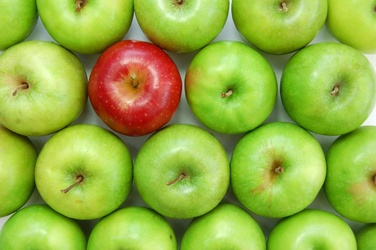
#> input picture Bimestre 5/Procesamiento de Imágenes/Semana 7/Ayudantia3/manzanas.jpeg, 376 x 250 px, shrunk from 1000 x 664 before the run
$ jupyter execute Ayudantia3.ipynb
#> lines starting #> are read from the running program, lines starting #| are printed output that depends on the picture; after the words box and inside, x2 and y2 are one past the last pixel; in counts of white or black regions, pixels touching at a corner belong together
# Ayudantía 3 - Procesamiento morfológico

[cell 1]
import cv2
import numpy as np
import matplotlib.pyplot as plt

# Filtros morfológicos

## Recordatorio: Segmentación por color usando HSV

Reutilizaremos la segmención de manzanas visto en el Tutorial 3.

[cell 2]
apples_rgb = cv2.imread('manzanas.jpeg', cv2.IMREAD_COLOR)[:, :, ::-1]
plt.imshow(apples_rgb)

[cell 3]
apples_hsv = cv2.cvtColor(apples_rgb, cv2.COLOR_RGB2HSV)
#> apples_hsv: shape (250, 376, 3); mean H, S, V 38.7, 169.6, 183.9

bin_mask = (apples_hsv[:, :, 0] < 20) | (apples_hsv[:, :, 0] > 160)
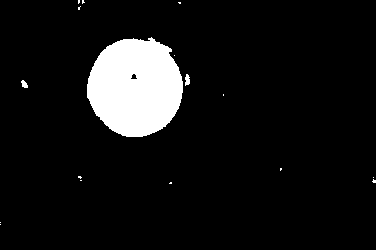
#> bin_mask: shape (250, 376) bool; 8% white; 17 white regions (14 under 20 px), largest, box (x1, y1, x2, y2) and area: (87, 37, 183, 137) 7404, (185, 74, 190, 86) 45, (21, 80, 28, 88) 37
plt.figure(figsize=(10,10))
plt.imshow(bin_mask, cmap='gray')

## Apertura

[cell 4]
kernel_size = (11,11)

# Usar OpenCV para crear un kernel
# cv2.MORPH_RECT -> Rectangulo
# cv2.MORPH_CROSS -> Cruz
kernel = cv2.getStructuringElement(cv2.MORPH_RECT, kernel_size)
kernel

[cell 5]
opening = cv2.morphologyEx(bin_mask*1., cv2.MORPH_OPEN, kernel)
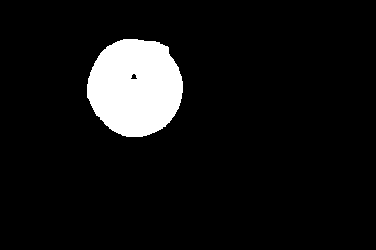
#> opening: shape (250, 376) float64; values 0 (black) and 1 (white), 7.8% white; 1 white region, box (x1, y1, x2, y2) and area: (87, 39, 183, 137) 7373

plt.title(f"Opening: MORPH_RECT")
plt.imshow(opening, cmap='gray')
plt.show()

[cell 6]
kernel_size = (11,11)

# Usar OpenCV para crear un kernel
# cv2.MORPH_RECT -> Rectangulo
# cv2.MORPH_CROSS -> Cruz
kernel = cv2.getStructuringElement(cv2.MORPH_CROSS, kernel_size)
kernel

[cell 7]
opening = cv2.morphologyEx(bin_mask*1., cv2.MORPH_OPEN, kernel)
#> opening: shape (250, 376) float64; values 0 (black) and 1 (white), 7.8% white; 1 white region, box (x1, y1, x2, y2) and area: (87, 37, 183, 137) 7379

plt.title(f"Opening: MORPH_CROSS")
plt.imshow(opening, cmap='gray')
plt.show()

[cell 8]
kernel_size = (11,11)

# Usar OpenCV para crear un kernel
# cv2.MORPH_RECT -> Rectangulo
# cv2.MORPH_CROSS -> Cruz
kernel = cv2.getStructuringElement(cv2.MORPH_ELLIPSE, kernel_size)
kernel

[cell 9]
opening = cv2.morphologyEx(bin_mask*1., cv2.MORPH_OPEN, kernel)
#> opening: shape (250, 376) float64; values 0 (black) and 1 (white), 7.8% white; 1 white region, box (x1, y1, x2, y2) and area: (87, 38, 183, 137) 7366

plt.title(f"Opening: MORPH_ELLIPSE")
plt.imshow(opening, cmap='gray')
plt.show()

## Perímetro

Para encontrar el perímetro (es decir, los bordes) de un objeto debebos realizar una operación de erosión y restarle la imagen erosionada a la imagen original. Veremos cómo encontrar la

[cell 10]
kernel = cv2.getStructuringElement(cv2.MORPH_RECT, (21, 21))
opening = cv2.morphologyEx(bin_mask*1., cv2.MORPH_OPEN, kernel)
#> opening: shape (250, 376) float64; values 0 (black) and 1 (white), 7.8% white; 1 white region, box (x1, y1, x2, y2) and area: (88, 40, 182, 136) 7315
closing = cv2.morphologyEx(opening*1., cv2.MORPH_CLOSE, kernel)
#> closing: shape (250, 376) float64; values 0 (black) and 1 (white), 7.8% white; 1 white region, box (x1, y1, x2, y2) and area: (88, 40, 182, 136) 7335
clean_mask = closing.copy()

plt.title(f"Clean Mask")
plt.imshow(clean_mask, cmap='gray')
plt.show()

[cell 11]
kernel = cv2.getStructuringElement(cv2.MORPH_CROSS, (21, 21))
opening = cv2.morphologyEx(bin_mask*1., cv2.MORPH_OPEN, kernel)
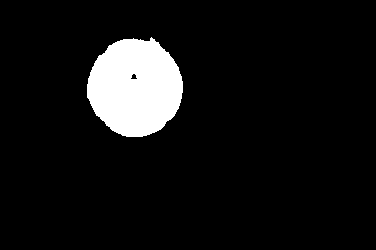
#> opening: shape (250, 376) float64; values 0 (black) and 1 (white), 7.8% white; 1 white region, box (x1, y1, x2, y2) and area: (87, 37, 183, 137) 7301
closing = cv2.morphologyEx(opening*1., cv2.MORPH_CLOSE, kernel)
#> closing: shape (250, 376) float64; values 0 (black) and 1 (white), 7.8% white; 1 white region, box (x1, y1, x2, y2) and area: (87, 37, 183, 137) 7321
clean_mask = closing.copy()

plt.title(f"Clean Mask")
plt.imshow(clean_mask, cmap='gray')
plt.show()

[cell 12]
kernel = cv2.getStructuringElement(cv2.MORPH_ELLIPSE, (21, 21))
opening = cv2.morphologyEx(bin_mask*1., cv2.MORPH_OPEN, kernel)
#> opening: shape (250, 376) float64; values 0 (black) and 1 (white), 7.8% white; 1 white region, box (x1, y1, x2, y2) and area: (87, 38, 183, 137) 7349
closing = cv2.morphologyEx(opening*1., cv2.MORPH_CLOSE, kernel)
#> closing: shape (250, 376) float64; values 0 (black) and 1 (white), 7.8% white; 1 white region, box (x1, y1, x2, y2) and area: (87, 38, 183, 137) 7370
clean_mask = closing.copy()

plt.title(f"Clean Mask")
plt.imshow(clean_mask, cmap='gray')
plt.show()

[cell 13]
grid = cv2.imread('reja.png', cv2.IMREAD_GRAYSCALE)
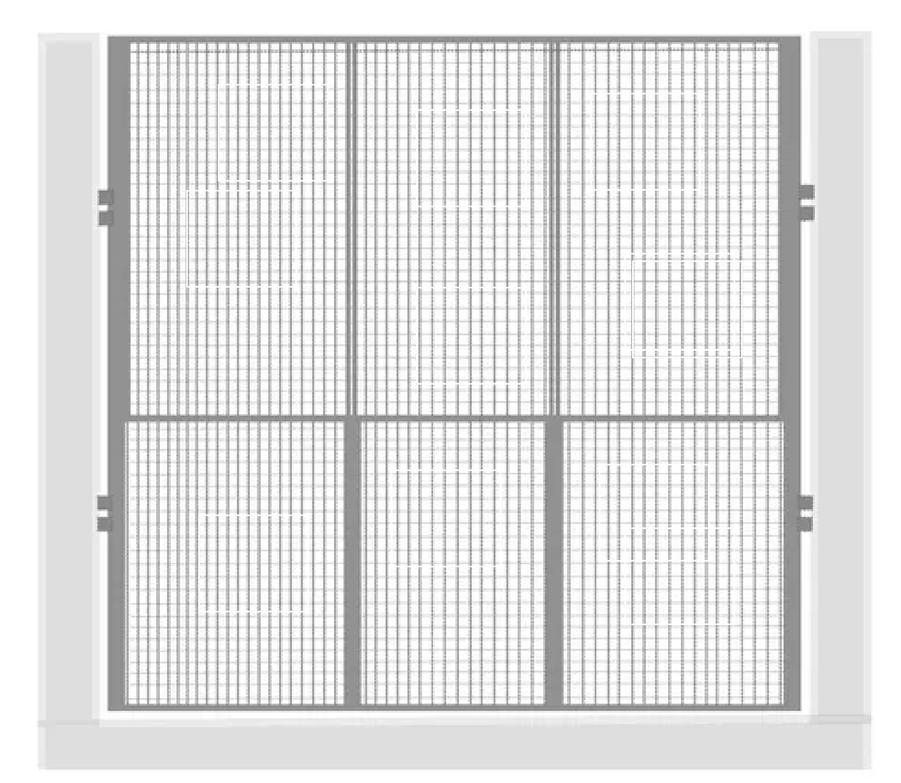
#> input picture Bimestre 5/Procesamiento de Imágenes/Semana 7/Ayudantia3/reja.png, 901 x 783 px, shrunk from 2395 x 2083 before the run
#> grid: shape (783, 901); min 106, max 255, mean 225.3
plt.imshow(grid, cmap='gray')

[cell 14]
plt.hist(grid.ravel())
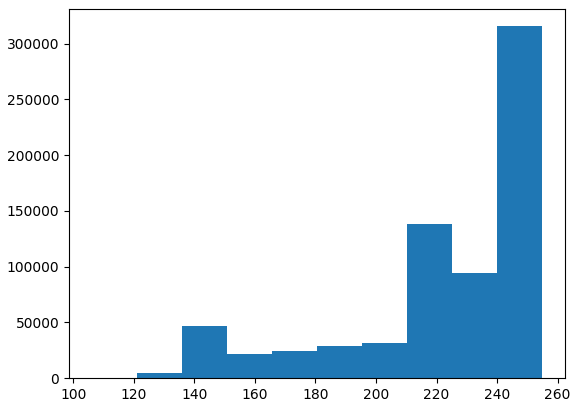
#> figure drawn by matplotlib, 1 panel; tallest bar 315678 high, from x = 240.1 to 255

[cell 15]
grid_bin = grid < 230
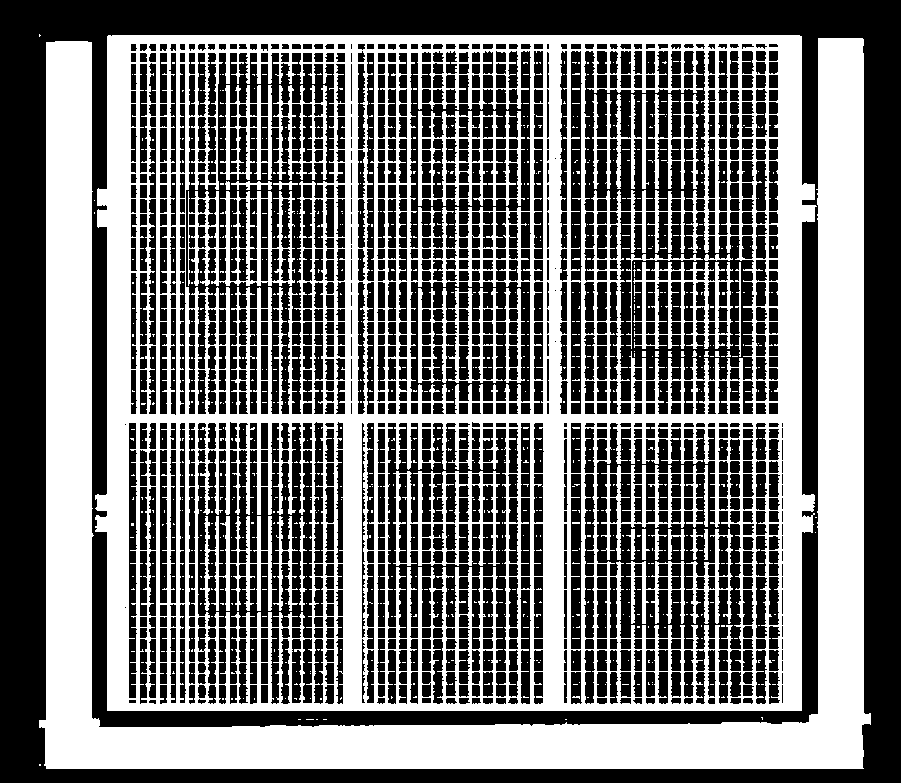
#> grid_bin: shape (783, 901) bool; 44.2% white; 865 white regions (832 under 20 px), largest, box (x1, y1, x2, y2) and area: (95, 35, 817, 711) 174291, (39, 38, 871, 769) 99417, (188, 191, 295, 286) 3880
plt.imshow(grid_bin, cmap='gray')

[cell 16]
kernel = cv2.getStructuringElement(cv2.MORPH_RECT, (15, 15))
print(kernel)
closing = cv2.morphologyEx(grid_bin*1., cv2.MORPH_CLOSE, kernel)
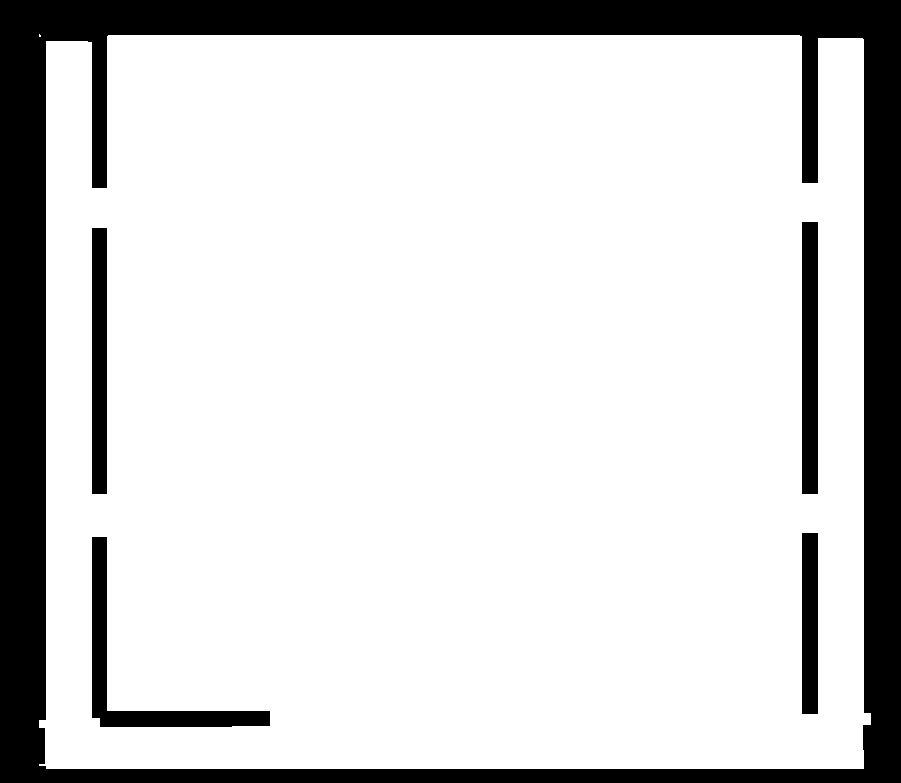
#> closing: shape (783, 901) float64; values 0 (black) and 1 (white), 82.1% white; 5 black regions, box (x1, y1, x2, y2) and area: (0, 0, 901, 783) 109986, (92, 537, 270, 727) 5348, (802, 222, 818, 494) 4352, (92, 228, 107, 494) 3990, (802, 533, 818, 714) 2896
plt.imshow(closing, cmap='gray')

[cell 17]
kernel = cv2.getStructuringElement(cv2.MORPH_CROSS, (15, 15))
print(kernel)
closing = cv2.morphologyEx(grid_bin*1., cv2.MORPH_CLOSE, kernel)
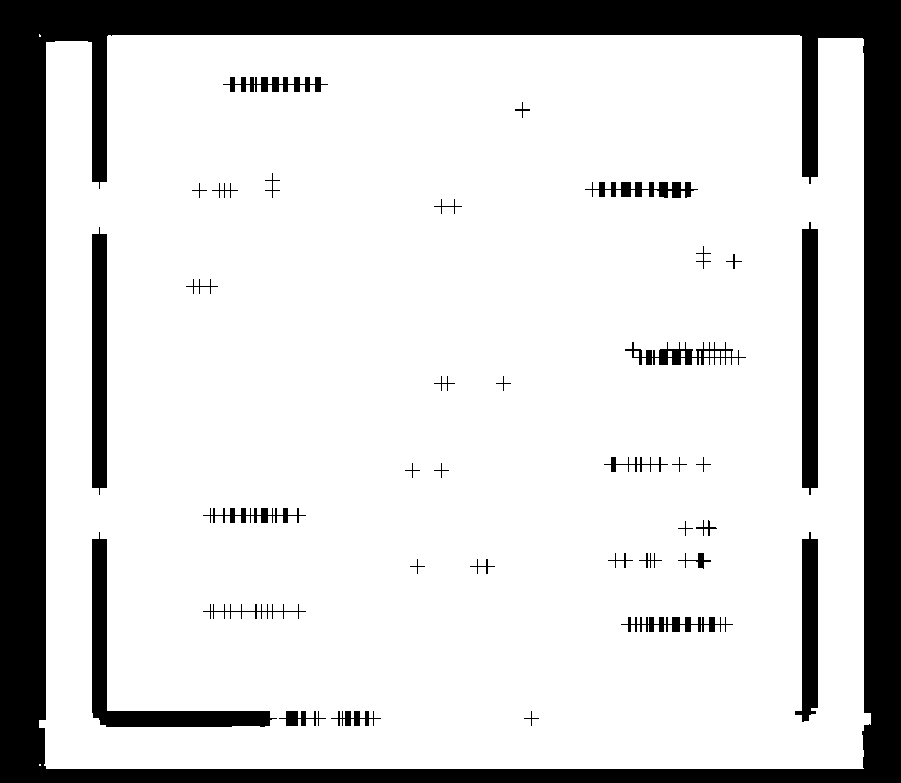
#> closing: shape (783, 901) float64; values 0 (black) and 1 (white), 81.2% white; 36 black regions, largest, box (x1, y1, x2, y2) and area: (0, 0, 901, 783) 109854, (92, 532, 277, 727) 5324, (802, 222, 818, 495) 4172
plt.imshow(closing, cmap='gray')

[cell 18]
kernel = cv2.getStructuringElement(cv2.MORPH_CROSS, (3, 15))
print(kernel)
closing = cv2.morphologyEx(grid_bin*1., cv2.MORPH_CLOSE, kernel)
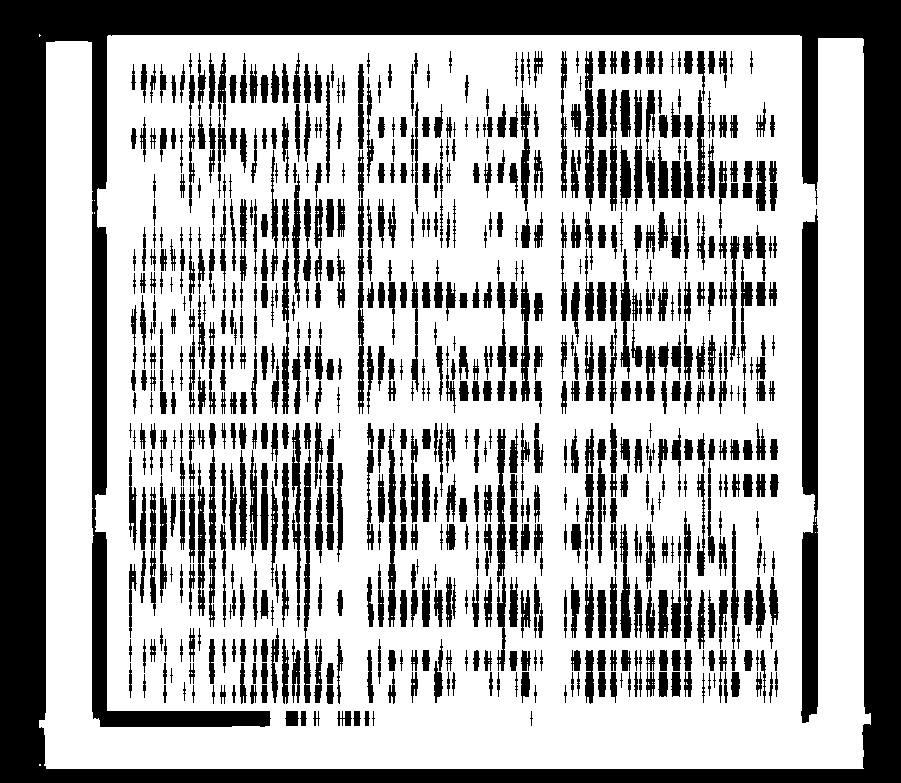
#> closing: shape (783, 901) float64; values 0 (black) and 1 (white), 65.7% white; 774 black regions (19 under 20 px), largest, box (x1, y1, x2, y2) and area: (0, 0, 901, 783) 119784, (801, 209, 818, 723) 7452, (388, 429, 396, 627) 1080
plt.imshow(closing, cmap='gray')

[cell 19]
kernel = cv2.getStructuringElement(cv2.MORPH_CROSS, (15, 3))
print(kernel)
closing = cv2.morphologyEx(grid_bin*1., cv2.MORPH_CLOSE, kernel)
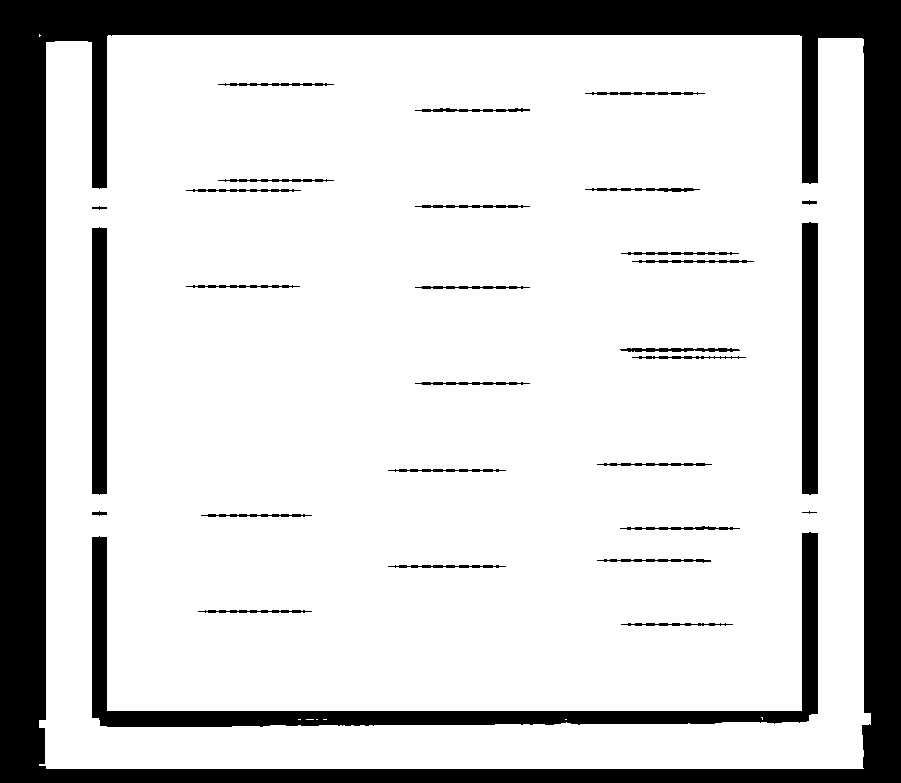
#> closing: shape (783, 901) float64; values 0 (black) and 1 (white), 80.2% white; 30 black regions (1 under 20 px), largest, box (x1, y1, x2, y2) and area: (0, 0, 901, 783) 110029, (92, 532, 818, 727) 15323, (802, 222, 818, 495) 4340
plt.imshow(closing, cmap='gray')
